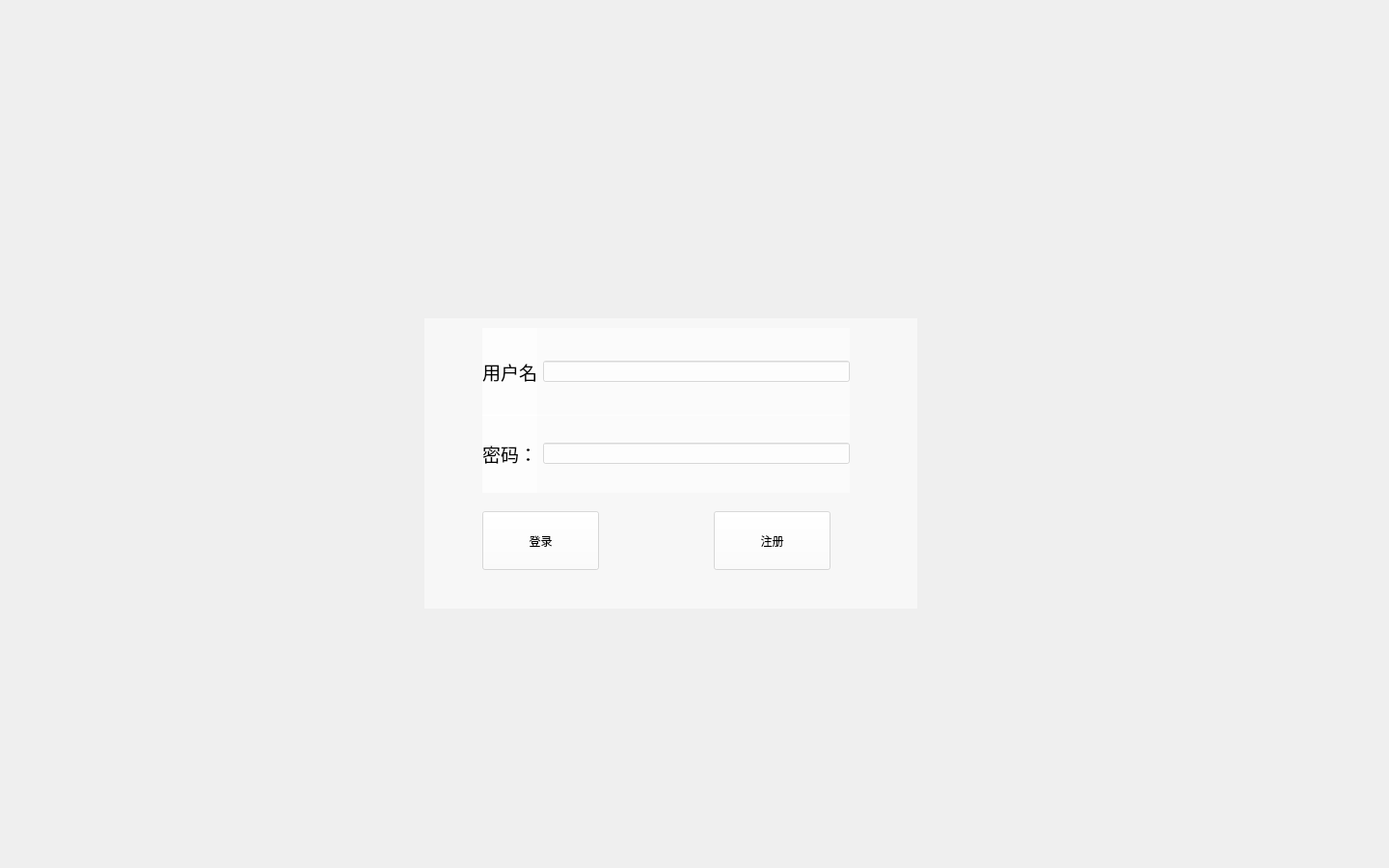
<?xml version="1.0" encoding="UTF-8"?>
<ui version="4.0">
 <class>login</class>
 <widget class="QWidget" name="login">
  <property name="geometry">
   <rect>
    <x>0</x>
    <y>0</y>
    <width>1440</width>
    <height>900</height>
   </rect>
  </property>
  <property name="windowTitle">
   <string>Form</string>
  </property>
  <property name="autoFillBackground">
   <bool>true</bool>
  </property>
  <property name="styleSheet">
   <string notr="true">QWidget #login{
    background-image: url(:/resource/background/sign_in.jpg);
    background-repeat: no-repeat;
    background-position: center;
    background-size: cover;
}
</string>
  </property>
  <widget class="QWidget" name="widget" native="true">
   <property name="geometry">
    <rect>
     <x>440</x>
     <y>330</y>
     <width>511</width>
     <height>301</height>
    </rect>
   </property>
   <property name="styleSheet">
    <string notr="true">background-color: rgba(255, 255, 255, 128);</string>
   </property>
   <widget class="QPushButton" name="sign_in">
    <property name="geometry">
     <rect>
      <x>60</x>
      <y>200</y>
      <width>121</width>
      <height>61</height>
     </rect>
    </property>
    <property name="autoFillBackground">
     <bool>false</bool>
    </property>
    <property name="text">
     <string>登录</string>
    </property>
   </widget>
   <widget class="QPushButton" name="login_2">
    <property name="geometry">
     <rect>
      <x>300</x>
      <y>200</y>
      <width>121</width>
      <height>61</height>
     </rect>
    </property>
    <property name="text">
     <string>注册</string>
    </property>
   </widget>
   <widget class="QWidget" name="layoutWidget">
    <property name="geometry">
     <rect>
      <x>60</x>
      <y>10</y>
      <width>381</width>
      <height>91</height>
     </rect>
    </property>
    <layout class="QHBoxLayout" name="horizontalLayout">
     <item>
      <widget class="QLabel" name="username">
       <property name="font">
        <font>
         <family>AcadEref</family>
         <pointsize>14</pointsize>
        </font>
       </property>
       <property name="text">
        <string>用户名</string>
       </property>
      </widget>
     </item>
     <item>
      <widget class="QLineEdit" name="username_edit"/>
     </item>
    </layout>
   </widget>
   <widget class="QWidget" name="layoutWidget">
    <property name="geometry">
     <rect>
      <x>60</x>
      <y>100</y>
      <width>381</width>
      <height>81</height>
     </rect>
    </property>
    <layout class="QHBoxLayout" name="horizontalLayout_2">
     <item>
      <widget class="QLabel" name="password">
       <property name="font">
        <font>
         <family>AcadEref</family>
         <pointsize>14</pointsize>
        </font>
       </property>
       <property name="text">
        <string>密码：</string>
       </property>
      </widget>
     </item>
     <item>
      <widget class="QLineEdit" name="password_edit"/>
     </item>
    </layout>
   </widget>
  </widget>
 </widget>
 <resources/>
 <connections/>
</ui>
